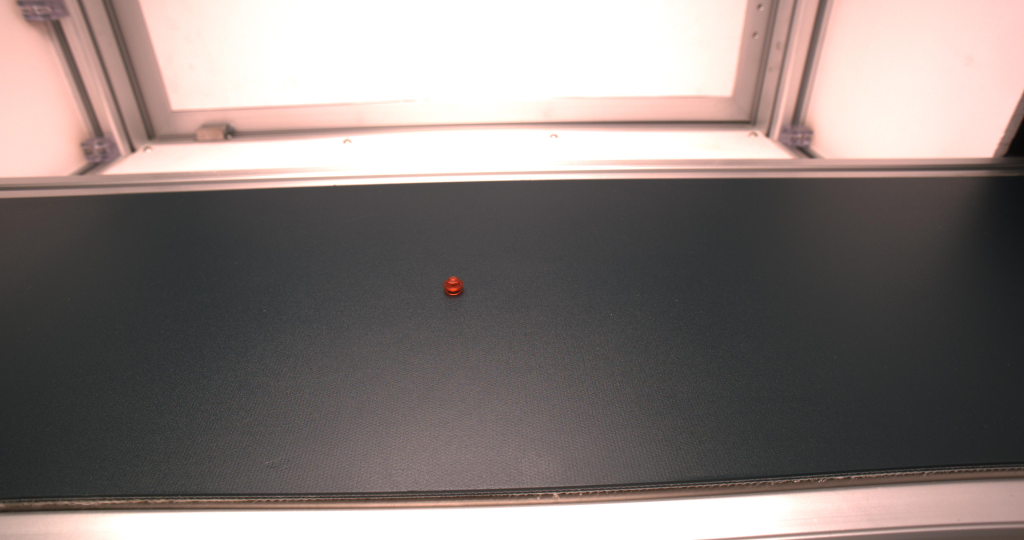
#> input picture code/original/3005741.jpg, 4096 x 2160 px, found by its file name (shown at 1/4 size); its folder holds only this picture in this run
$ python remove_opencv.py   (older library calls are emulated)
#> lines starting #> are read from the running program, lines starting #| are printed output that depends on the picture

import cv2
import numpy as np
import os
import random
from os import path
from PIL import Image

# 截图的Y坐标
# 左上角坐标(600 到 1800)像素点的高度
topY = 800
bottomY = 1800

# # 需要处理的图片目录
original_dir = path.dirname(__file__) +"/original"

# # 处理后的目录位置
new_dir = path.dirname(__file__) +"/new"


# [5 lines left out: function showImage, not called in this run]

 #获取图片
def get_image(path):
		img = cv2.imread(path)
		h,w = img.shape[:2]
		# 左上角坐标(700:1500)，右下角坐标(0:w）的图像。
		img = img[topY:bottomY, 0:w]
		gray = cv2.cvtColor(img, cv2.COLOR_BGR2GRAY)
		return img,gray


# 高斯去噪(去除图像中的噪点)
def Gaussian_Blur(gray):
		blurred = cv2.GaussianBlur(gray, (3, 3),0)
		return blurred


# 梯度
# [80 lines left out: functions Sobel_gradient, set_thresh, image_morphology, findcnts_and_box_point, drawcnts_and_cut, rgb_to_hsv, not called in this run]


min_range = (16, 15, 10)
man_range = (77, 78, 76)

# 去背景色
# [21 lines left out: function remove_background, not called in this run]

def walk(originalPath,newPath):
		original_img, gray = get_image(originalPath)
		# [7 lines of commented-out code are left out]
		cv2.imwrite(newPath, original_img)


# 遍历指定目录，显示目录下的所有文件名
def eachFile(filepath):
		nameList = []
		pathDir =  os.listdir(filepath)
		for name in pathDir:
				nameList.append(name)
		return nameList


def cycleFigure(original_dir,new_dir):
		nameList = eachFile(original_dir)
		image_list = []
		for item in nameList:
				originalPath = os.path.join(original_dir,item)
				name,ext=os.path.splitext(item)
				newPath = os.path.join(new_dir,name) + ".png"
				walk(originalPath,newPath)
#> in get_image, img is the input picture: shape (2160, 4096, 3); mean B, G, R 123.7, 126.5, 136.2
#> in get_image, `img = img[topY:bottomY, 0:w]`:
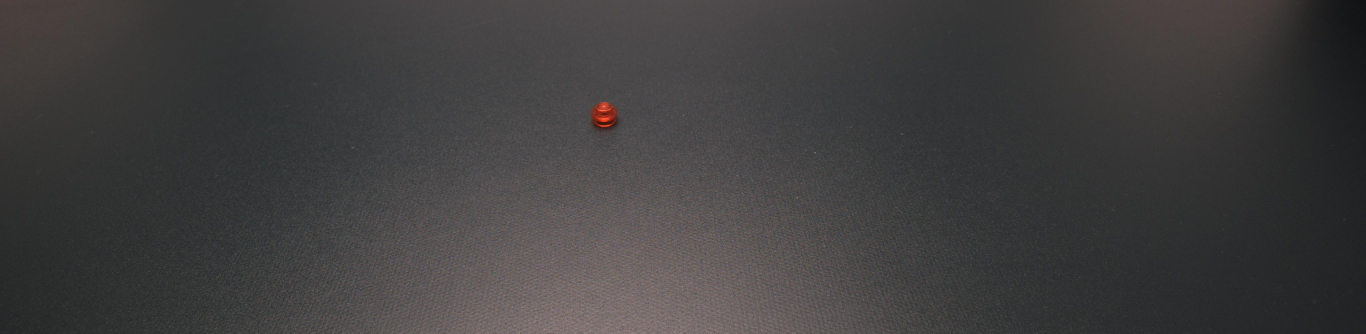
#> img: shape (1000, 4096, 3) (shown at 1/3 size); mean B, G, R 62.8, 62.7, 64.2


# ==================执行入口=======================

# # 开始处理
cycleFigure(original_dir,new_dir)

cv2.waitKey(0)
